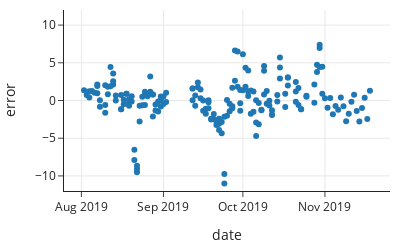

The notebook cell this image was saved under:
### Markdown cell above
## Assessing the Fit

The earlier plot of the errors against the fitted values gives a visual assessment of the quality of the fit. (This plot is called a  *residual plot* because the errors are sometimes referred to as *residuals*.) A good fit should show a cloud of points around the horizontal line at 0 with no clear pattern. When there is a pattern, we can usually conclude that the simple linear model doesn't entirely capture the signal. We saw earlier that there are no apparent patterns in the residual plot. 

Other types of residual plots that can be useful in a visual assessment of the fit are plots of the residuals against feature that are not included in the model. If we see a pattern, then we may want to include this feature in the model. That is, we may want to fit a multiple linear model. When the data have a time component, we want to check whether there are any patterns in time. For these particular data, since the measurements are daily averages over a four month period, we plot the error against the date the measurement is recorded.

### Code cell
fig = px.scatter(x= GA["date"], y=error, 
            labels={"x": "date","y":"error"}, width=400, height=250)

fig.update_yaxes(range=[-12, 12])
fig

### Figure 1 — Plotly figure (JSON) as saved in the notebook; plotly's stock layout.template omitted (floating-point values rounded to 4 significant figures; data arrays with more than 128 entries replaced by an {"elided": "..."} marker saying what was removed)
{"data": [{"hovertemplate": "date=%{x}<br>error=%{y}<extra></extra>", "legendgroup": "", "marker": {"color": "#1F77B4", "symbol": "circle"}, "mode": "markers", "name": "", "orientation": "v", "showlegend": false, "type": "scatter", "x": {"elided": "184 str values"}, "xaxis": "x", "y": {"elided": "184 float values"}, "yaxis": "y"}], "layout": {"height": 250, "legend": {"tracegroupgap": 0}, "width": 400, "xaxis": {"anchor": "y", "autorange": true, "domain": [0, 1], "range": ["2019-07-25 10:13:28.3945", "2019-11-25 13:46:31.6055"], "title": {"text": "date"}, "type": "date"}, "yaxis": {"anchor": "x", "domain": [0, 1], "range": [-12, 12], "title": {"text": "error"}, "type": "linear"}}}
